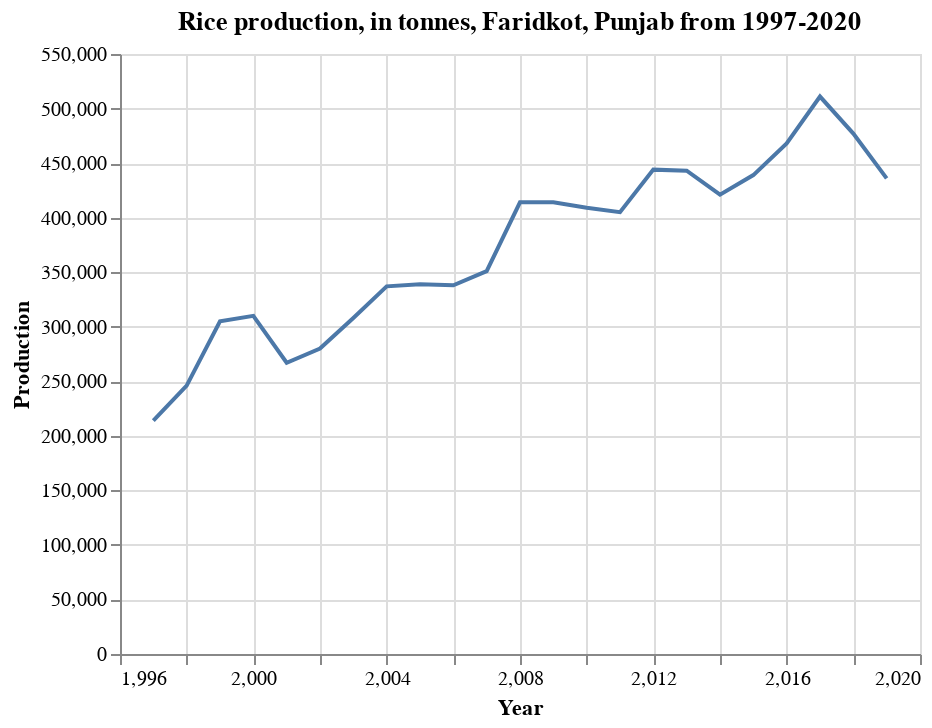

Notebook cell for this chart:
### Markdown cell above
### FARIDKOT

### Code cell
df_pj_far = df_pj_rice.loc[df['District'] == 'FARIDKOT']

alt.Chart(df_pj_far).mark_line().encode(
    x='Year',
    y=('Production')
).properties(
    title='Rice production, in tonnes, Faridkot, Punjab from 1997-2020')

### Figure 1 — Vega-Lite specification as saved in the notebook (floating-point values rounded to 4 significant figures)
{"config": {"view": {"continuousWidth": 400, "continuousHeight": 300}}, "data": {"name": "data-99c3bf4e827d49ceb77d348588a43564"}, "mark": "line", "encoding": {"x": {"field": "Year", "type": "quantitative"}, "y": {"field": "Production", "type": "quantitative"}}, "title": "Rice production, in tonnes, Faridkot, Punjab from 1997-2020", "$schema": "https://vega.github.io/schema/vega-lite/v4.17.0.json", "datasets": {"data-99c3bf4e827d49ceb77d348588a43564": [{"State": "Punjab", "District": "FARIDKOT", "Crop": "Rice", "Year": 2001, "Season": "Kharif", "Area": 70000.0, "Area Units": "Hectare", "Production": 267000.0, "Production Units": "Tonnes", "Yield": 3.814}, {"State": "Punjab", "District": "FARIDKOT", "Crop": "Rice", "Year": 2002, "Season": "Kharif", "Area": 86000.0, "Area Units": "Hectare", "Production": 280000.0, "Production Units": "Tonnes", "Yield": 3.256}, {"State": "Punjab", "District": "FARIDKOT", "Crop": "Rice", "Year": 2003, "Season": "Kharif", "Area": 84000.0, "Area Units": "Hectare", "Production": 308000.0, "Production Units": "Tonnes", "Yield": 3.667}, {"State": "Punjab", "District": "FARIDKOT", "Crop": "Rice", "Year": 2004, "Season": "Kharif", "Area": 88000.0, "Area Units": "Hectare", "Production": 337000.0, "Production Units": "Tonnes", "Yield": 3.83}, {"State": "Punjab", "District": "FARIDKOT", "Crop": "Rice", "Year": 2005, "Season": "Kharif", "Area": 86000.0, "Area Units": "Hectare", "Production": 339000.0, "Production Units": "Tonnes", "Yield": 3.942}, {"State": "Punjab", "District": "FARIDKOT", "Crop": "Rice", "Year": 2006, "Season": "Kharif", "Area": 85000.0, "Area Units": "Hectare", "Production": 338000.0, "Production Units": "Tonnes", "Yield": 3.976}, {"State": "Punjab", "District": "FARIDKOT", "Crop": "Rice", "Year": 2007, "Season": "Kharif", "Area": 87000.0, "Area Units": "Hectare", "Production": 351000.0, "Production Units": "Tonnes", "Yield": 4.034}, {"State": "Punjab", "District": "FARIDKOT", "Crop": "Rice", "Year": 2008, "Season": "Kharif", "Area": 95000.0, "Area Units": "Hectare", "Production": 414000.0, "Production Units": "Tonnes", "Yield": 4.358}, {"State": "Punjab", "District": "FARIDKOT", "Crop": "Rice", "Year": 2009, "Season": "Kharif", "Area": 98000.0, "Area Units": "Hectare", "Production": 414000.0, "Production Units": "Tonnes", "Yield": 4.224}, {"State": "Punjab", "District": "FARIDKOT", "Crop": "Rice", "Year": 2010, "Season": "Kharif", "Area": 101000.0, "Area Units": "Hectare", "Production": 409000.0, "Production Units": "Tonnes", "Yield": 4.05}, {"State": "Punjab", "District": "FARIDKOT", "Crop": "Rice", "Year": 2011, "Season": "Kharif", "Area": 101000.0, "Area Units": "Hectare", "Production": 405000.0, "Production Units": "Tonnes", "Yield": 4.01}, {"State": "Punjab", "District": "FARIDKOT", "Crop": "Rice", "Year": 2012, "Season": "Kharif", "Area": 102000.0, "Area Units": "Hectare", "Production": 444000.0, "Production Units": "Tonnes", "Yield": 4.353}, {"State": "Punjab", "District": "FARIDKOT", "Crop": "Rice", "Year": 2013, "Season": "Kharif", "Area": 104000.0, "Area Units": "Hectare", "Production": 443000.0, "Production Units": "Tonnes", "Yield": 4.26}, {"State": "Punjab", "District": "FARIDKOT", "Crop": "Rice", "Year": 2014, "Season": "Kharif", "Area": 106000.0, "Area Units": "Hectare", "Production": 421000.0, "Production Units": "Tonnes", "Yield": 3.972}, {"State": "Punjab", "District": "FARIDKOT", "Crop": "Rice", "Year": 2015, "Season": "Kharif", "Area": 110000.0, "Area Units": "Hectare", "Production": 439000.0, "Production Units": "Tonnes", "Yield": 3.991}, {"State": "Punjab", "District": "FARIDKOT", "Crop": "Rice", "Year": 2016, "Season": "Kharif", "Area": 115000.0, "Area Units": "Hectare", "Production": 468000.0, "Production Units": "Tonnes", "Yield": 4.07}, {"State": "Punjab", "District": "FARIDKOT", "Crop": "Rice", "Year": 2017, "Season": "Kharif", "Area": 115000.0, "Area Units": "Hectare", "Production": 511000.0, "Production Units": "Tonnes", "Yield": 4.443}, {"State": "Punjab", "District": "FARIDKOT", "Crop": "Rice", "Year": 2018, "Season": "Kharif", "Area": 116000.0, "Area Units": "Hectare", "Production": 477000.0, "Production Units": "Tonnes", "Yield": 4.112}, {"State": "Punjab", "District": "FARIDKOT", "Crop": "Rice", "Year": 2019, "Season": "Kharif", "Area": 116000.0, "Area Units": "Hectare", "Production": 436000.0, "Production Units": "Tonnes", "Yield": 3.759}, {"State": "Punjab", "District": "FARIDKOT", "Crop": "Rice", "Year": 1997, "Season": "Kharif", "Area": 56000.0, "Area Units": "Hectare", "Production": 214000.0, "Production Units": "Tonnes", "Yield": 3.821}, {"State": "Punjab", "District": "FARIDKOT", "Crop": "Rice", "Year": 1998, "Season": "Kharif", "Area": 82000.0, "Area Units": "Hectare", "Production": 246000.0, "Production Units": "Tonnes", "Yield": 3.0}, {"State": "Punjab", "District": "FARIDKOT", "Crop": "Rice", "Year": 1999, "Season": "Kharif", "Area": 90000.0, "Area Units": "Hectare", "Production": 305000.0, "Production Units": "Tonnes", "Yield": 3.389}, {"State": "Punjab", "District": "FARIDKOT", "Crop": "Rice", "Year": 2000, "Season": "Kharif", "Area": 90000.0, "Area Units": "Hectare", "Production": 310000.0, "Production Units": "Tonnes", "Yield": 3.444}]}}
